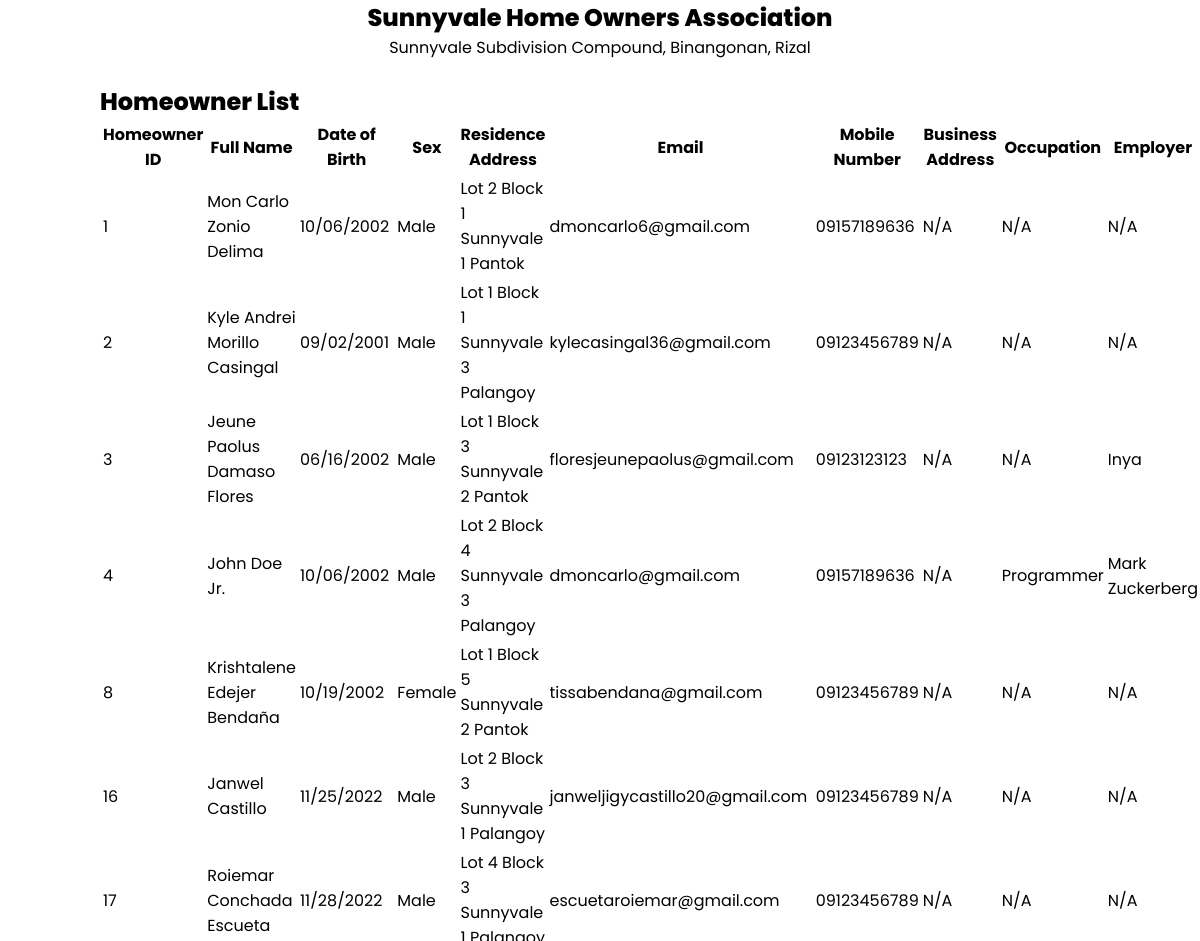
The app's page /reports/reportHomeOwnerList.php (signed in, upper part), older data.
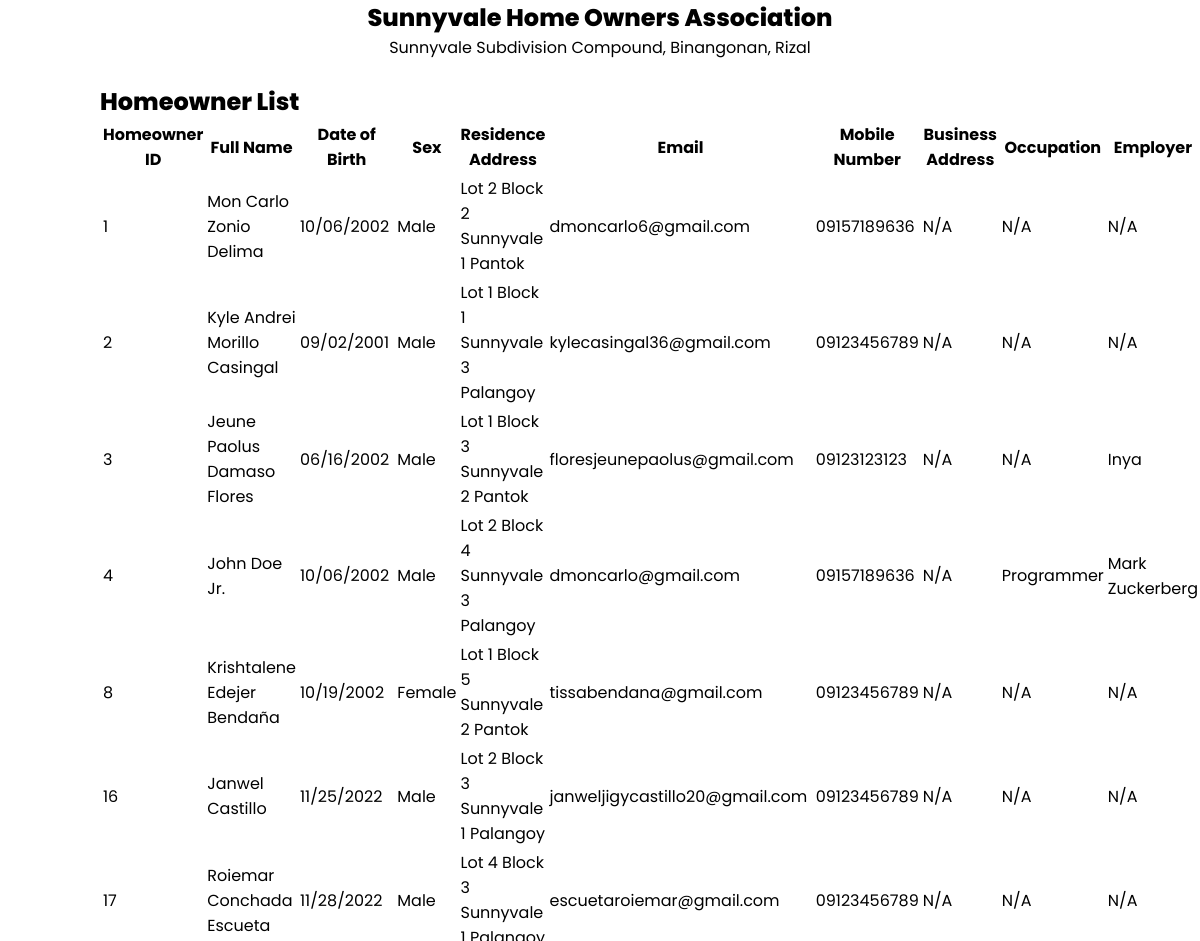
The same page, newer data.
### tables this page shows
CREATE TABLE IF NOT EXISTS `homeowner_profile` (
  `homeowner_id` int(11) NOT NULL AUTO_INCREMENT,
  `last_name` varchar(100) NOT NULL,
  `first_name` varchar(100) NOT NULL,
  `middle_name` varchar(100) DEFAULT NULL,
  `suffix` varchar(100) DEFAULT NULL,
  `sex` varchar(100) NOT NULL,
  `street` varchar(255) NOT NULL,
  `subdivision` varchar(255) NOT NULL,
  `barangay` varchar(50) NOT NULL,
  `business_address` varchar(255) DEFAULT NULL,
  `occupation` varchar(100) DEFAULT NULL,
  `email_address` varchar(100) NOT NULL,
  `birthdate` date DEFAULT NULL,
  `mobile_number` varchar(20) DEFAULT NULL,
  `employer` varchar(100) DEFAULT NULL,
  `vehicle_registration` varchar(20) DEFAULT NULL,
  `display_picture` varchar(255) NOT NULL,
  PRIMARY KEY (`homeowner_id`)
);

### reports/reportHomeOwnerList.php (the view, shortened to what this page needs)
<?php
require '../process.php';
$result = $con->query("SELECT * FROM homeowner_profile WHERE email_address != '' ORDER BY homeowner_id ASC ") or die($mysqli->error);
?>
<!DOCTYPE html>
<html lang="en">
<head>
</head>
<body onload="print();" onafterprint="close();">
    <div class="reportPage">
        <div class="head">
            <label class="reportHeader">Sunnyvale Home Owners Association</label>
            <label class="reportSubtext">Sunnyvale Subdivision Compound, Binangonan, Rizal</label>
        </div>
        <div class="reportContainer">
            <label class="tblTitle">Homeowner List</label>
            <div class="tblContainer">
                <table class="tblHomeowners">
                    <thead>
                        <th>Homeowner ID</th>
                        <th>Full Name</th>
                        <th>Date of Birth</th>
                        <th>Sex</th>
                        <th>Residence Address</th>
                        <th>Email</th>
                        <th>Mobile Number</th>
                        <th>Business Address</th>
                        <th>Occupation</th>
                        <th>Employer</th>
                    </thead>
                    <?php
                    while ($row = $result->fetch_assoc()) :
                        $suffix = $row['suffix'];
                        if ($suffix == "N/A") {
                            $suffix = NULL;
                        } else {
                            $suffix = " " . $row['suffix'];
                        }
                        $middle_name = $row['middle_name'];
                        if ($middle_name == "N/A") {
                            $middle_name = NULL;
                        } else {
                            $middle_name = " " . $row['middle_name'];
                        }
                        $residence_address = $row['street'] . ' ' . $row['subdivision'] . ' ' . $row['barangay'];
                    ?>
                        <tr>
                            <td>
                                <?php echo $row['homeowner_id']; ?>
                            </td>
                            <td>
                                <?php echo $row['first_name'] . $middle_name . " " . $row['last_name'] . $suffix; ?>
                            </td>
                            <td>
                                <?php
                                $datetime = strtotime($row['birthdate']);
                                echo $phptime = date("m/d/Y", $datetime);
                                ?>
                            </td>
                            <td>
                                <?php echo $row['sex']; ?>
                            </td>
                            <td>
                                <?php echo $residence_address; ?>
                            </td>
                            <td>
                                <?php echo $row['email_address']; ?>
                            </td>
                            <td>
                                <?php echo $row['mobile_number']; ?>
                            </td>
                            <td>
                                <?php echo $row['business_address']; ?>
                            </td>
                            <td>
                                <?php echo $row['occupation']; ?>
                            </td>
                            <td>
                                <?php echo $row['employer']; ?>
                            </td>
                        </tr>
                    <?php endwhile; ?>
                </table>
            </div>
        </div>
    </div>
</body>
</html>

### reports/reportHomeOwnerList.php (style rules this page uses)
body { font-family: 'Poppins', sans-serif; margin: 0; display: flex; justify-content: center; }
.reportPage { width: 1000px; }
.head { padding-bottom: 2vw; display: flex; flex-direction: column; align-items: center; }
.reportHeader { font-weight: 800; font-size: 1.5em; }
.reportSubtext { font-size: 1em; }
.reportContainer { height: 800px; }
.tblTitle { font-size: 1.5em; font-weight: 800; }

Row changes from the older to the newer data that the page shows:
changed homeowner_profile "Mon Carlo": residence_address "Lot 2 Block 1 Sunnyvale 1 Pantok" → "Lot 2 Block 2 Sunnyvale 1 Pantok"
